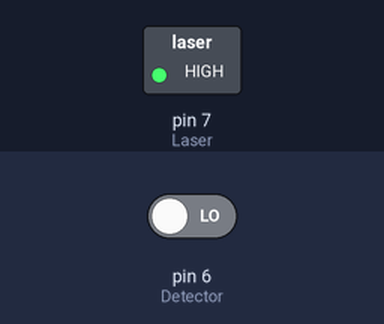
Recording of a sketch running on a simulated Arduino Uno, built with avr-gcc and run on an emulated ATmega328P. Parts: switched loads named in the sketch (green lamp = pin HIGH). The test bench sets the inputs (shaded band); at power-on: pin 6 (Detector) LOW. What the sketch prints to the serial monitor is not drawn.

Above: at 0.1 s.
Timing chart, 0 to 1.6 s (numbered marks = the images above):
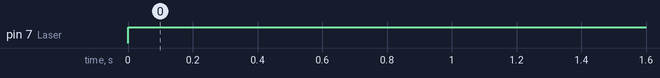

The sketch:

light_sensor.ino
```cpp
/*
//----Begin Code (copy from here)----
//Includes:
#include <math.h> //contains common math functions
//Variables:
int delayTime = 1000; //Delay time. 1000 = 1 second.
void setup() {
  // put your setup code here, to run once:
pinMode(7, OUTPUT); //Set pin 7 to output.
}
void loop() {
// put your main code here, to run repeatedly:
digitalWrite(7, HIGH); //Set pin 7 to HIGH
delay(delayTime); //wait defined time period before repeating
digitalWrite(7, LOW); //Set pin 7 to LOW
delay(delayTime); //wait defined time period before repeating
}
//----End Code (copy to here)----
*/

/*

Code for KY-008 Laser and Laser Detector
by eLab Peers (C) 2014.

Visit us at:
http://www.elabpeers.com

All rights reserved.

Wiring:
1.  VCC to 5V on Arduino board
2.  GND to GND on Arduino board
3.  S on KY-008 Laser to Pin 6 on Arduino board
4.  OUT on Laser Dector to Pin 7 on Arduino board

*/

// light and sensor

int Laser = 7;
int Detector = 6;
int buzzer = 11, t = 80, dt = 100;

void setup()
{
  Serial.begin (9600);
  pinMode(Laser, OUTPUT);
  pinMode(Detector, INPUT);
}

void loop()
{
  digitalWrite(Laser, HIGH);
  boolean val = digitalRead(Detector);
  Serial.println(val);

  if(val == true){
    digitalWrite(buzzer, HIGH);
    delay(dt);
    digitalWrite(buzzer, LOW);
  }
}


// trip wire
/*
void setup() {
  // put your setup code here, to run once:
pinMode(11,OUTPUT); //Buzzer Pin
pinMode(7,INPUT); // Light Sensor
delay(500);
}

void loop() {
  // put your main code here, to run repeatedly:
int i=0;
if(digitalRead(7)==HIGH)
{
  a:
  digitalWrite(11,HIGH);
  delay(100);
  digitalWrite(11,LOW);
  delay(100);
  i++;
  if(i<50){
  goto a;
  }


  }

}
*/
```

Measured:
- by itself, pin 7 (Laser): LOW → HIGH at 0.00 s
